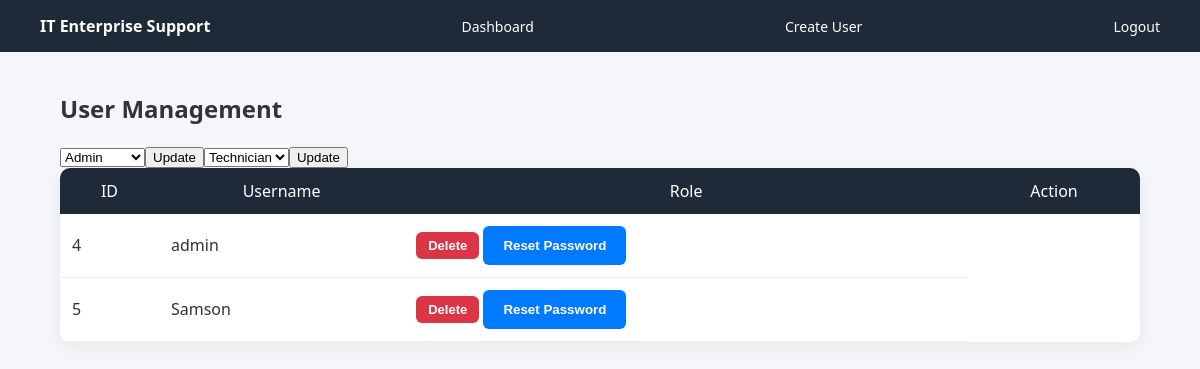
The page /manage_users (signed in) on the database its author committed.
### tables this page shows
CREATE TABLE users (
    id INTEGER PRIMARY KEY AUTOINCREMENT,
    username TEXT,
    password TEXT
, role TEXT DEFAULT 'Technician', email TEXT);

### app.py (the view)
@app.route("/manage_users")
def manage_users():
    if session.get("role") != "Admin":
        return "Access Denied"
    db = get_db()
    cur = db.cursor()
    cur.execute("SELECT id, username, role FROM users")
    users = cur.fetchall()
    db.close()
    return render_template("manage_users.html", users=users)

### app.py (called while the page is built)
def get_db():
    conn = sqlite3.connect("database.db")
    conn.row_factory = sqlite3.Row
    return conn

### templates/manage_users.html (shortened to what this page needs)
<!DOCTYPE html>
<html>
<head>
    <link rel="stylesheet" href="{{ url_for('static', filename='style.css') }}">
</head>
<body>
<div class="navbar">
    <strong>IT Enterprise Support</strong>
    <a href="/dashboard">Dashboard</a>
    <a href="/signup">Create User</a>
    <a href="/logout">Logout</a>
</div>
<div class="container">
    <h2>User Management</h2>
    <table class="table">
        <tr>
            <th>ID</th>
            <th>Username</th>
            <th>Role</th>
            <th>Action</th>
        </tr>
        {% for user in users %}
        <tr>
            <td>{{ user.id }}</td>
            <td>{{ user.username }}</td>
            <form method="POST" action="{{ url_for('change_role', user_id=user.id) }}">
            <select name="role">
            <option value="Technician" {% if user.role == "Technician" %}selected{% endif %}>Technician</option>
            <option value="Admin" {% if user.role == "Admin" %}selected{% endif %}>Admin</option>
            </select>
            <button type="submit">Update</button>
</form>
            <td>
                <form method="POST"
                      action="{{ url_for('delete_user', user_id=user.id) }}"
                      onsubmit="return confirm('Delete this user?');">
                    <button class="btn btn-danger">Delete</button>
                    <form method="POST" action="{{ url_for('reset_password', user_id=user.id) }}">
                    <button>Reset Password</button>
                </form>
                </form>
            </td>
        </tr>
        {% endfor %}
    </table>
</div>
</body>
</html>

### static/style.css (style rules this page uses)
body { margin: 0; font-family: 'Segoe UI', Tahoma, sans-serif; background: #f4f6f9; color: #333; }
a { text-decoration: none; color: #0066cc; }
.container { width: 90%; max-width: 1100px; margin: 40px auto; }
.table { width: 100%; border-collapse: collapse; background: white; border-radius: 10px; overflow: hidden; box-shadow: 0 5px 20px rgba(0,0,0,0.06); }
.table th { background: #1e2a38; color: white; padding: 12px; font-weight: normal; }
.table td { padding: 12px; border-bottom: 1px solid #eee; }
.btn { padding: 8px 14px; border-radius: 6px; font-size: 13px; font-weight: bold; border: none; cursor: pointer; }
.btn-danger { background: #dc3545; color: white; }
form button { padding: 12px 20px; border-radius: 6px; background: #007bff; color: white; border: none; font-weight: bold; cursor: pointer; }
.navbar { background: #1e2a38; color: white; padding: 15px 40px; display: flex; justify-content: space-between; align-items: center; }
.navbar a { color: white; margin-left: 20px; font-size: 14px; }
.btn { padding: 6px 12px; border: none; border-radius: 6px; cursor: pointer; font-weight: 600; }
.btn-danger { background-color: #dc3545; color: white; }

### rows shown on the page
users: id "4", username "admin", role "Admin"
users: id "5", username "Samson", role "Technician"
